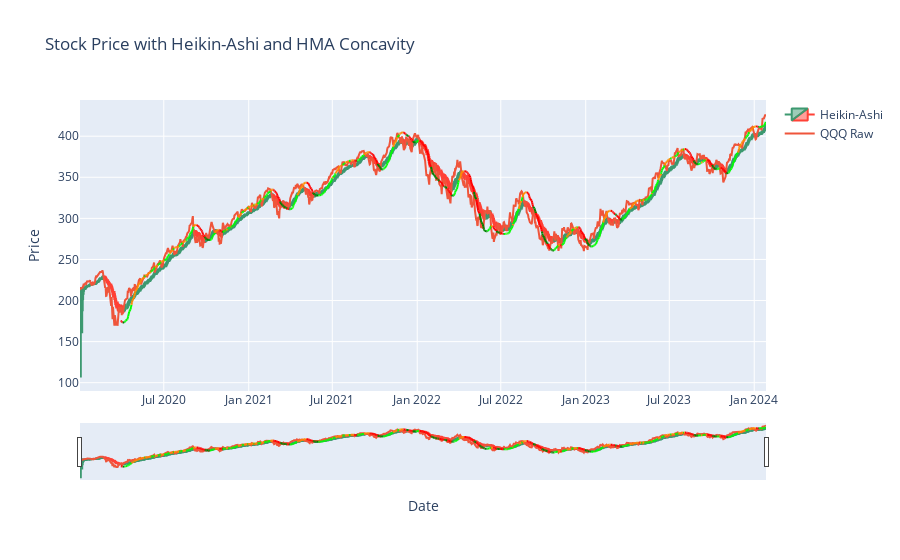

The notebook cell this image was saved under:
### Code cell
fig = go.Figure(data=[go.Candlestick(x=data['Date'],
                                     open=data['haOpen'], 
                                     high=data['haHigh'],
                                     low=data['haLow'], 
                                     close=data['haClose'],
                                     name='Heikin-Ashi')])

fig.add_trace(go.Scatter(x=data['Date'],
                        mode='lines',
                        line=dict(width=2),
                        y=data['Close'],
                        name='QQQ Raw'))

# Define color map for HMA line
color_map = {
    'dark_orange': '#FF8C00',  
    'red': 'red',
    'dark_green': 'green',  
    'green': '#00FF00',
    'none': 'none' 
}

# Overlay the HMA line with color coding for concavity
for i in range(len(data) - 1):
    color = color_map[data['color'].iloc[i]] if data['color'].iloc[i] in color_map else 'none'
    fig.add_trace(go.Scatter(x=[data['Date'].iloc[i], data['Date'].iloc[i + 1]],
                             y=[data['HMA'].iloc[i], data['HMA'].iloc[i + 1]],
                             mode='lines',
                             line=dict(color=color, width=2),
                             showlegend=False,
                             name='HMA'))

# Customize the layout
fig.update_layout(title='Stock Price with Heikin-Ashi and HMA Concavity',
                  xaxis_title='Date',
                  yaxis_title='Price')
fig.show()
